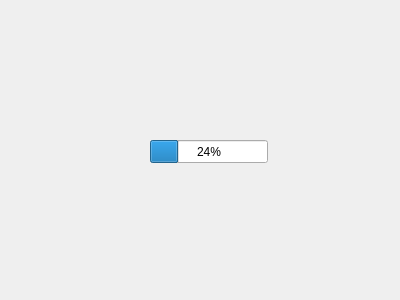
<?xml version="1.0" encoding="UTF-8"?>
<ui version="4.0">
 <class>installer</class>
 <widget class="QDialog" name="installer">
  <property name="geometry">
   <rect>
    <x>0</x>
    <y>0</y>
    <width>400</width>
    <height>300</height>
   </rect>
  </property>
  <property name="windowTitle">
   <string>Dialog</string>
  </property>
  <widget class="QProgressBar" name="progressBar">
   <property name="geometry">
    <rect>
     <x>150</x>
     <y>140</y>
     <width>118</width>
     <height>23</height>
    </rect>
   </property>
   <property name="value">
    <number>24</number>
   </property>
  </widget>
 </widget>
 <resources/>
 <connections/>
</ui>
